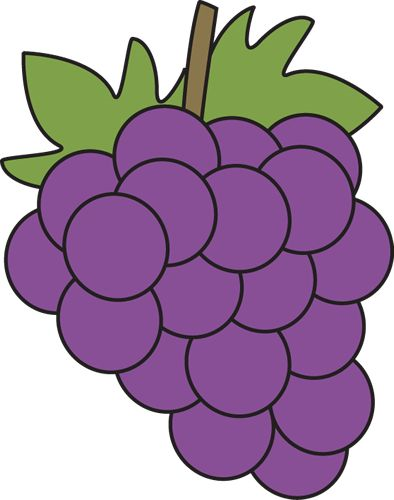
#> input picture img3.png, 394 x 500 px
$ python thresholding.py
#> lines starting #> are read from the running program, lines starting #| are printed output that depends on the picture; after the words box and inside, x2 and y2 are one past the last pixel; in counts of white or black regions, pixels touching at a corner belong together
import cv2
import numpy as np

def find_th(fig):
#> called with fig = 'img3.png'
    img=cv2.imread(fig,0)
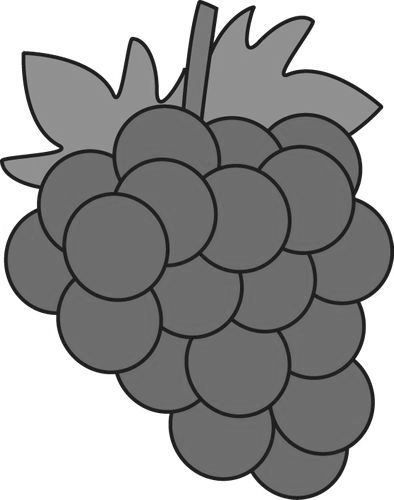
#> img: shape (500, 394); min 0, max 255, mean 154.2
    global L
    L=img.max()
#> L = 255
    m, n=img.shape
#> m = 500; n = 394
        #cnt is the number of intensity, pt is the probability accordingly
    cnt=np.zeros(L+1)
#> cnt = 256 values from 0 to 0
    pt=np.zeros(L+1)
#> pt = 256 values from 0 to 0
    for i in range(0,m):
        for j in range(0,n):
            cnt[img[i,j]]=cnt[img[i,j]]+1
            pt[img[i,j]]=cnt[img[i,j]]/(m*n)
#> after the loop, cnt = 256 values, max 61251 at index 109, min 0 at index 1, mean 769.5; pt = 256 values, max 0.311 at index 109, min 0 at index 1, mean 0.00391

    def sigma(t):
        wt0=wt1=0
        ut0=ut1=0
        for x in range(0,t):
            wt0=wt0+pt[x]
        for y in range(t,L+1):
            wt1=wt1+pt[y]
        for p in range(0,t):
            ut0=ut0+p*pt[p]/wt0
        for q in range(t,L+1):
            ut1=ut1+q*pt[q]/wt1
        sigmaSqr=wt0*wt1*(ut0-ut1)**2
        return sigmaSqr

    maxInit=0
    for k in range(1,L+1):
        s=sigma(k)
        if s>maxInit:
            maxInit=s
            th=k
#> after the loop, maxInit = 4886.1; th = 180
    return th

#binarize the iamge using threshold found by above function
def biImag(fig,th):
    img=cv2.imread(fig,0)
    L=img.max()
    m,n=img.shape
    for x in range(0,m):
        for y in range(0,n):
            if img[x,y]<th:
                img[x,y]=0
            else:
                img[x,y]=L
    return img

th3=find_th('img3.png')
#> th3 = 180
print('Threshold of img3 is', th3)
#| Threshold of img3 is 180
th4=find_th('img4.png')
#> call 2 of find_th, with fig = 'img4.png'
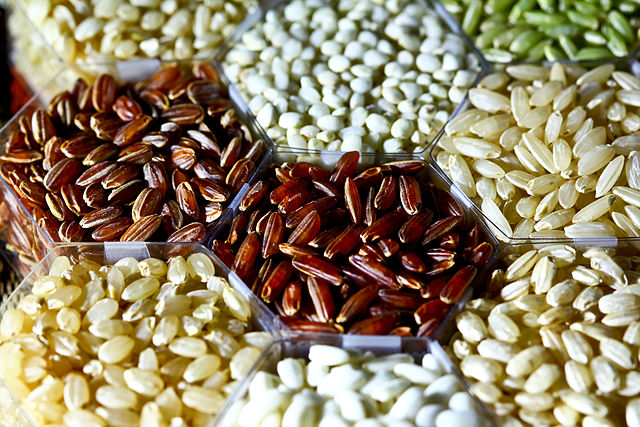
#> input picture img4.png, 640 x 427 px
#> in find_th (call 2), `img=cv2.imread(fig,0)`:
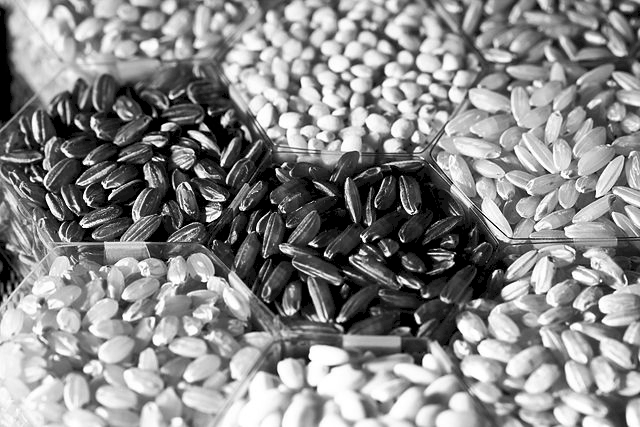
#> img: shape (427, 640); min 0, max 255, mean 136.7
#> after the loop in find_th (call 2), `for i in range(0,m):`: cnt = 256 values, max 14285 at index 0, min 0 at index 11, mean 1067.5; pt = 256 values, max 0.0523 at index 0, min 0 at index 11, mean 0.00391
print('Threshold of img4 is', th4)
#| Threshold of img4 is 133

I3=biImag('img3.png',th3)
#> after the loop in biImag, `for x in range(0,m):`:
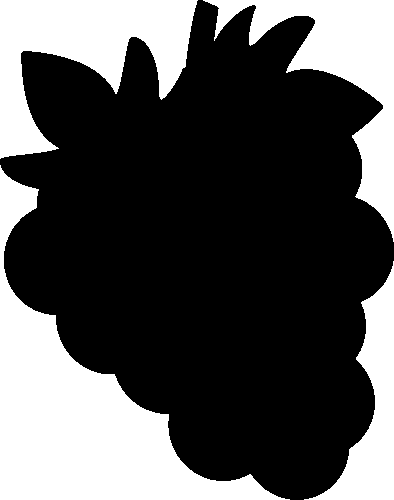
#> img: shape (500, 394); 32.8% white; 4 white regions, box (x1, y1, x2, y2) and area: (0, 165, 290, 500) 28780, (0, 0, 198, 159) 15224, (203, 0, 394, 242) 13190, (304, 261, 394, 500) 7396
I4=biImag('img4.png',th4)
#> call 2 of biImag, with fig = 'img4.png', th = 133
#> after the loop in biImag (call 2), `for x in range(0,m):`:
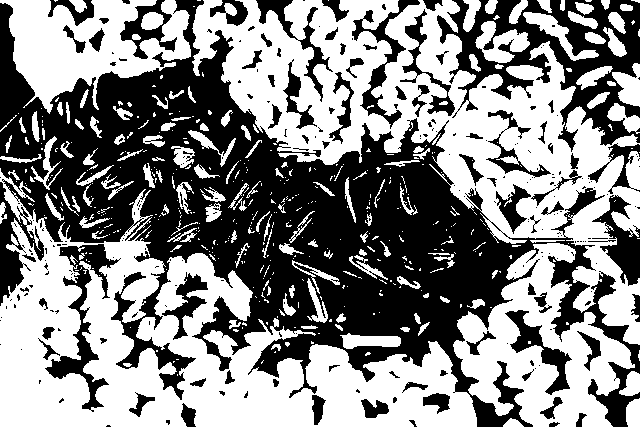
#> img: shape (427, 640); 53.1% white; 266 black regions (187 under 20 px), largest, box (x1, y1, x2, y2) and area: (0, 0, 640, 427) 90743, (437, 0, 640, 152) 11759, (45, 244, 121, 412) 2970
cv2.imshow('img3',I3)
cv2.imshow('img4',I4)
cv2.waitKey(0)
cv2.destroyAllWindows

cv2.imwrite('img3bi.png',I3)
cv2.imwrite('img4bi.png',I4)
